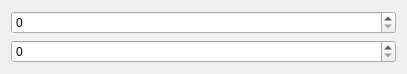
<?xml version="1.0" encoding="UTF-8"?>
<ui version="4.0">
 <class>Widget</class>
 <widget class="QWidget" name="Widget">
  <property name="geometry">
   <rect>
    <x>0</x>
    <y>0</y>
    <width>407</width>
    <height>64</height>
   </rect>
  </property>
  <property name="windowTitle">
   <string>Widget</string>
  </property>
  <layout class="QVBoxLayout" name="verticalLayout">
   <item>
    <widget class="QSpinBox" name="spinBox"/>
   </item>
   <item>
    <widget class="QSpinBox" name="spinBox_2"/>
   </item>
  </layout>
 </widget>
 <layoutdefault spacing="6" margin="11"/>
 <resources/>
 <connections/>
</ui>
